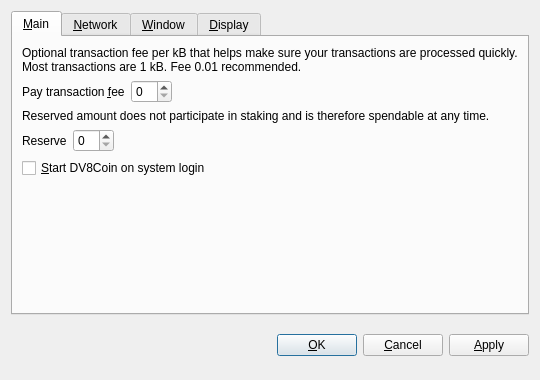
<?xml version="1.0" encoding="UTF-8"?>
<ui version="4.0">
 <class>OptionsDialog</class>
 <widget class="QDialog" name="OptionsDialog">
  <property name="geometry">
   <rect>
    <x>0</x>
    <y>0</y>
    <width>540</width>
    <height>380</height>
   </rect>
  </property>
  <property name="windowTitle">
   <string>Options</string>
  </property>
  <property name="modal">
   <bool>true</bool>
  </property>
  <layout class="QVBoxLayout" name="verticalLayout">
   <item>
    <widget class="QTabWidget" name="tabWidget">
     <property name="tabPosition">
      <enum>QTabWidget::North</enum>
     </property>
     <property name="currentIndex">
      <number>0</number>
     </property>
     <widget class="QWidget" name="tabMain">
      <attribute name="title">
       <string>&amp;Main</string>
      </attribute>
      <layout class="QVBoxLayout" name="verticalLayout_Main">
       <item>
        <widget class="QLabel" name="transactionFeeInfoLabel">
         <property name="text">
          <string>Optional transaction fee per kB that helps make sure your transactions are processed quickly. Most transactions are 1 kB. Fee 0.01 recommended.</string>
         </property>
         <property name="textFormat">
          <enum>Qt::PlainText</enum>
         </property>
         <property name="wordWrap">
          <bool>true</bool>
         </property>
        </widget>
       </item>
       <item>
        <layout class="QHBoxLayout" name="horizontalLayoutFee">
         <item>
          <widget class="QLabel" name="transactionFeeLabel">
           <property name="text">
            <string>Pay transaction &amp;fee</string>
           </property>
           <property name="textFormat">
            <enum>Qt::PlainText</enum>
           </property>
           <property name="buddy">
            <cstring>transactionFee</cstring>
           </property>
          </widget>
         </item>
         <item>
          <widget class="BitcoinAmountField" name="transactionFee"/>
         </item>
         <item>
          <spacer name="horizontalSpacerFee">
           <property name="orientation">
            <enum>Qt::Horizontal</enum>
           </property>
           <property name="sizeHint" stdset="0">
            <size>
             <width>40</width>
             <height>20</height>
            </size>
           </property>
          </spacer>
         </item>
        </layout>
       </item>
       <item>
        <widget class="QLabel" name="reserveBalanceInfoLabel">
         <property name="text">
          <string>Reserved amount does not participate in staking and is therefore spendable at any time.</string>
         </property>
         <property name="textFormat">
          <enum>Qt::PlainText</enum>
         </property>
         <property name="wordWrap">
          <bool>true</bool>
         </property>
        </widget>
       </item>
       <item>
        <layout class="QHBoxLayout" name="horizontalLayoutReserveBalance">
         <item>
          <widget class="QLabel" name="reserveBalanceLabel">
           <property name="text">
            <string>Reserve</string>
           </property>
           <property name="textFormat">
            <enum>Qt::PlainText</enum>
           </property>
           <property name="buddy">
            <cstring>reserveBalance</cstring>
           </property>
          </widget>
         </item>
         <item>
          <widget class="BitcoinAmountField" name="reserveBalance"/>
         </item>
         <item>
          <spacer name="horizontalSpacerReserveBalance">
           <property name="orientation">
            <enum>Qt::Horizontal</enum>
           </property>
           <property name="sizeHint" stdset="0">
            <size>
             <width>40</width>
             <height>20</height>
            </size>
           </property>
          </spacer>
         </item>
        </layout>
       </item>
       <item>
        <widget class="QCheckBox" name="bitcoinAtStartup">
         <property name="toolTip">
          <string>Automatically start DV8Coin after logging in to the system.</string>
         </property>
         <property name="text">
          <string>&amp;Start DV8Coin on system login</string>
         </property>
        </widget>
       </item>
       <item>
        <spacer name="verticalSpacer_Main">
         <property name="orientation">
          <enum>Qt::Vertical</enum>
         </property>
         <property name="sizeHint" stdset="0">
          <size>
           <width>20</width>
           <height>40</height>
          </size>
         </property>
        </spacer>
       </item>
      </layout>
     </widget>
     <widget class="QWidget" name="tabNetwork">
      <attribute name="title">
       <string>&amp;Network</string>
      </attribute>
      <layout class="QVBoxLayout" name="verticalLayout_Network">
       <item>
        <widget class="QCheckBox" name="mapPortUpnp">
         <property name="toolTip">
          <string>Automatically open the DV8Coin client port on the router. This only works when your router supports UPnP and it is enabled.</string>
         </property>
         <property name="text">
          <string>Map port using &amp;UPnP</string>
         </property>
        </widget>
       </item>
       <item>
        <widget class="QCheckBox" name="connectSocks">
         <property name="toolTip">
          <string>Connect to the DV8Coin network through a SOCKS5 proxy (e.g. when connecting through Tor).</string>
         </property>
         <property name="text">
          <string>&amp;Connect through SOCKS5 proxy:</string>
         </property>
        </widget>
       </item>
       <item>
        <layout class="QHBoxLayout" name="horizontalLayout_Network">
         <item>
          <widget class="QLabel" name="proxyIpLabel">
           <property name="text">
            <string>Proxy &amp;IP:</string>
           </property>
           <property name="textFormat">
            <enum>Qt::PlainText</enum>
           </property>
           <property name="buddy">
            <cstring>proxyIp</cstring>
           </property>
          </widget>
         </item>
         <item>
          <widget class="QValidatedLineEdit" name="proxyIp">
           <property name="maximumSize">
            <size>
             <width>140</width>
             <height>16777215</height>
            </size>
           </property>
           <property name="toolTip">
            <string>IP address of the proxy (e.g. 127.0.0.1)</string>
           </property>
          </widget>
         </item>
         <item>
          <widget class="QLabel" name="proxyPortLabel">
           <property name="text">
            <string>&amp;Port:</string>
           </property>
           <property name="textFormat">
            <enum>Qt::PlainText</enum>
           </property>
           <property name="buddy">
            <cstring>proxyPort</cstring>
           </property>
          </widget>
         </item>
         <item>
          <widget class="QLineEdit" name="proxyPort">
           <property name="maximumSize">
            <size>
             <width>55</width>
             <height>16777215</height>
            </size>
           </property>
           <property name="toolTip">
            <string>Port of the proxy (e.g. 9050)</string>
           </property>
          </widget>
         </item>
         <item>
          <spacer name="horizontalSpacer_Network">
           <property name="orientation">
            <enum>Qt::Horizontal</enum>
           </property>
           <property name="sizeHint" stdset="0">
            <size>
             <width>40</width>
             <height>20</height>
            </size>
           </property>
          </spacer>
         </item>
        </layout>
       </item>
       <item>
        <spacer name="verticalSpacer_Network">
         <property name="orientation">
          <enum>Qt::Vertical</enum>
         </property>
         <property name="sizeHint" stdset="0">
          <size>
           <width>20</width>
           <height>40</height>
          </size>
         </property>
        </spacer>
       </item>
      </layout>
     </widget>
     <widget class="QWidget" name="tabWindow">
      <attribute name="title">
       <string>&amp;Window</string>
      </attribute>
      <layout class="QVBoxLayout" name="verticalLayout_Window">
       <item>
        <widget class="QCheckBox" name="minimizeToTray">
         <property name="toolTip">
          <string>Show only a tray icon after minimizing the window.</string>
         </property>
         <property name="text">
          <string>&amp;Minimize to the tray instead of the taskbar</string>
         </property>
        </widget>
       </item>
       <item>
        <widget class="QCheckBox" name="minimizeOnClose">
         <property name="toolTip">
          <string>Minimize instead of exit the application when the window is closed. When this option is enabled, the application will be closed only after selecting Quit in the menu.</string>
         </property>
         <property name="text">
          <string>M&amp;inimize on close</string>
         </property>
        </widget>
       </item>
       <item>
        <spacer name="verticalSpacer_Window">
         <property name="orientation">
          <enum>Qt::Vertical</enum>
         </property>
         <property name="sizeHint" stdset="0">
          <size>
           <width>20</width>
           <height>40</height>
          </size>
         </property>
        </spacer>
       </item>
      </layout>
     </widget>
     <widget class="QWidget" name="tabDisplay">
      <attribute name="title">
       <string>&amp;Display</string>
      </attribute>
      <layout class="QVBoxLayout" name="verticalLayout_Display">
       <item>
        <layout class="QHBoxLayout" name="horizontalLayout_1_Display">
         <item>
          <widget class="QLabel" name="langLabel">
           <property name="text">
            <string>User Interface &amp;language:</string>
           </property>
           <property name="textFormat">
            <enum>Qt::PlainText</enum>
           </property>
           <property name="buddy">
            <cstring>lang</cstring>
           </property>
          </widget>
         </item>
         <item>
          <widget class="QValueComboBox" name="lang">
           <property name="toolTip">
            <string>The user interface language can be set here. This setting will take effect after restarting DV8Coin.</string>
           </property>
          </widget>
         </item>
        </layout>
       </item>
       <item>
        <layout class="QHBoxLayout" name="horizontalLayout_2_Display">
         <item>
          <widget class="QLabel" name="unitLabel">
           <property name="text">
            <string>&amp;Unit to show amounts in:</string>
           </property>
           <property name="textFormat">
            <enum>Qt::PlainText</enum>
           </property>
           <property name="buddy">
            <cstring>unit</cstring>
           </property>
          </widget>
         </item>
         <item>
          <widget class="QValueComboBox" name="unit">
           <property name="toolTip">
            <string>Choose the default subdivision unit to show in the interface and when sending coins.</string>
           </property>
          </widget>
         </item>
        </layout>
       </item>
       <item>
        <widget class="QCheckBox" name="coinControlFeatures">
         <property name="toolTip">
          <string>Whether to show coin control features or not.</string>
         </property>
         <property name="text">
          <string>Display coin &amp;control features (experts only!)</string>
         </property>
        </widget>
       </item>
       <item>
        <spacer name="verticalSpacer_Display">
         <property name="orientation">
          <enum>Qt::Vertical</enum>
         </property>
         <property name="sizeHint" stdset="0">
          <size>
           <width>20</width>
           <height>40</height>
          </size>
         </property>
        </spacer>
       </item>
      </layout>
     </widget>
    </widget>
   </item>
   <item>
    <layout class="QHBoxLayout" name="horizontalLayout_Buttons">
     <item>
      <spacer name="horizontalSpacer_1">
       <property name="orientation">
        <enum>Qt::Horizontal</enum>
       </property>
       <property name="sizeHint" stdset="0">
        <size>
         <width>40</width>
         <height>48</height>
        </size>
       </property>
      </spacer>
     </item>
     <item>
      <widget class="QLabel" name="statusLabel">
       <property name="font">
        <font>
         <weight>75</weight>
         <bold>true</bold>
        </font>
       </property>
       <property name="text">
        <string/>
       </property>
       <property name="textFormat">
        <enum>Qt::PlainText</enum>
       </property>
       <property name="wordWrap">
        <bool>true</bool>
       </property>
      </widget>
     </item>
     <item>
      <spacer name="horizontalSpacer_2">
       <property name="orientation">
        <enum>Qt::Horizontal</enum>
       </property>
       <property name="sizeHint" stdset="0">
        <size>
         <width>40</width>
         <height>48</height>
        </size>
       </property>
      </spacer>
     </item>
     <item>
      <widget class="QPushButton" name="okButton">
       <property name="text">
        <string>&amp;OK</string>
       </property>
      </widget>
     </item>
     <item>
      <widget class="QPushButton" name="cancelButton">
       <property name="text">
        <string>&amp;Cancel</string>
       </property>
       <property name="autoDefault">
        <bool>false</bool>
       </property>
      </widget>
     </item>
     <item>
      <widget class="QPushButton" name="applyButton">
       <property name="text">
        <string>&amp;Apply</string>
       </property>
       <property name="autoDefault">
        <bool>false</bool>
       </property>
      </widget>
     </item>
    </layout>
   </item>
  </layout>
 </widget>
 <customwidgets>
  <customwidget>
   <class>BitcoinAmountField</class>
   <extends>QSpinBox</extends>
   <header>bitcoinamountfield.h</header>
  </customwidget>
  <customwidget>
   <class>QValueComboBox</class>
   <extends>QComboBox</extends>
   <header>qvaluecombobox.h</header>
  </customwidget>
  <customwidget>
   <class>QValidatedLineEdit</class>
   <extends>QLineEdit</extends>
   <header>qvalidatedlineedit.h</header>
  </customwidget>
 </customwidgets>
 <resources/>
 <connections/>
</ui>
